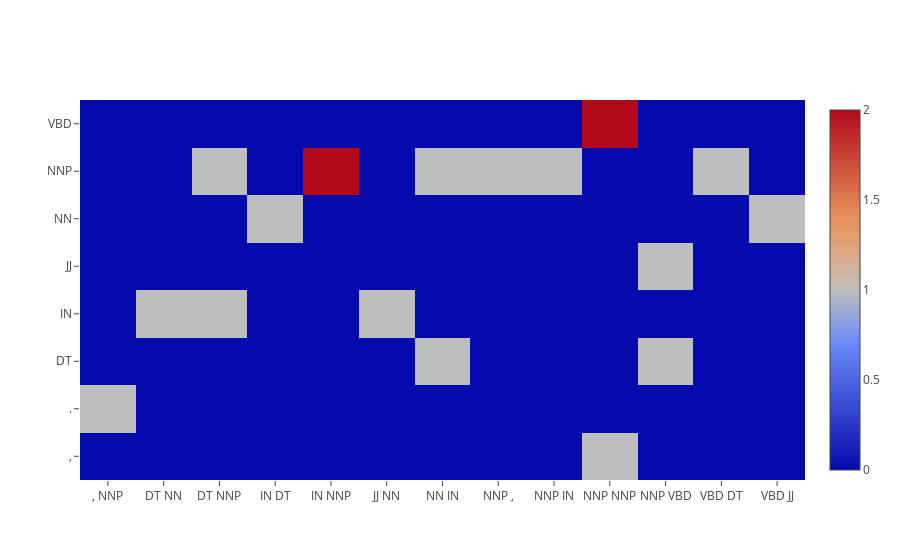

The notebook cell this image was saved under:
### Code cell
pos_trigram_mat = pos_trigram_df.as_matrix()
trace = go.Heatmap(x = pos_trigram_df.columns, y = pos_trigram_df.index, z = pos_trigram_mat)
data = [trace]
plot.iplot(data)

### Figure 1 — Plotly figure (JSON) as saved in the notebook; plotly's stock layout.template omitted (floating-point values rounded to 4 significant figures)
{"data": [{"type": "heatmap", "x": [", NNP", "DT NN", "DT NNP", "IN DT", "IN NNP", "JJ NN", "NN IN", "NNP ,", "NNP IN", "NNP NNP", "NNP VBD", "VBD DT", "VBD JJ"], "y": [",", ".", "DT", "IN", "JJ", "NN", "NNP", "VBD"], "z": [[0, 0, 0, 0, 0, 0, 0, 0, 0, 1, 0, 0, 0], [1, 0, 0, 0, 0, 0, 0, 0, 0, 0, 0, 0, 0], [0, 0, 0, 0, 0, 0, 1, 0, 0, 0, 1, 0, 0], [0, 1, 1, 0, 0, 1, 0, 0, 0, 0, 0, 0, 0], [0, 0, 0, 0, 0, 0, 0, 0, 0, 0, 1, 0, 0], [0, 0, 0, 1, 0, 0, 0, 0, 0, 0, 0, 0, 1], [0, 0, 1, 0, 2, 0, 1, 1, 1, 0, 0, 1, 0], [0, 0, 0, 0, 0, 0, 0, 0, 0, 2, 0, 0, 0]]}], "layout": {}}
